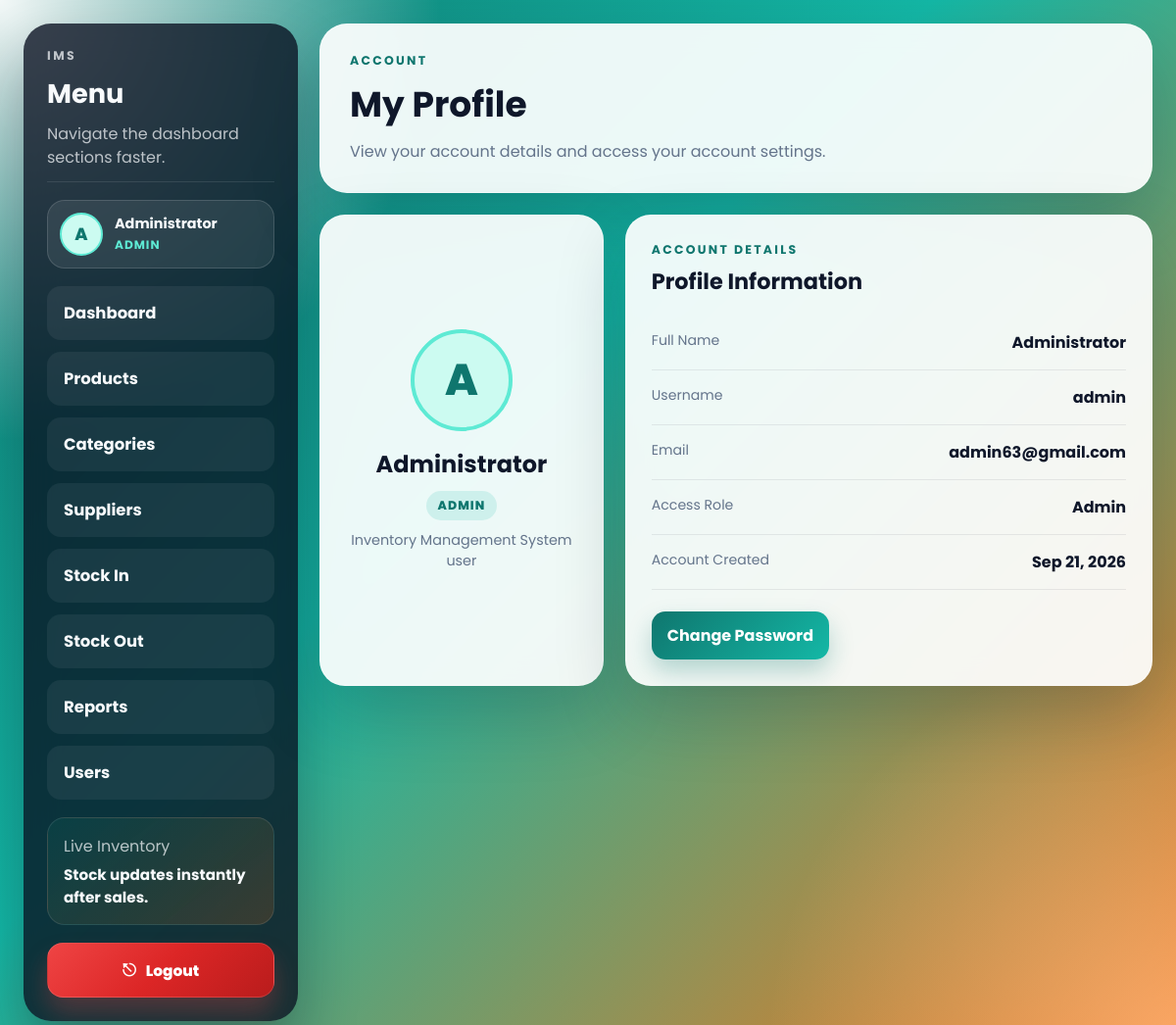
The app's page /profile/index.php (signed in) with its own data.
### tables this page shows
CREATE TABLE users (
    id          INT AUTO_INCREMENT PRIMARY KEY,
    username    VARCHAR(50) UNIQUE NOT NULL,
    password    VARCHAR(255) NOT NULL,           
    full_name   VARCHAR(100) NOT NULL,
    email       VARCHAR(100),
    role        ENUM('admin','staff') NOT NULL DEFAULT 'staff',  
    created_at  TIMESTAMP DEFAULT CURRENT_TIMESTAMP,
    updated_at  TIMESTAMP DEFAULT CURRENT_TIMESTAMP ON UPDATE CURRENT_TIMESTAMP
);

### profile/index.php (the view, shortened to what this page needs)
<?php
require $_SERVER['DOCUMENT_ROOT'] . '/Project_IMS/includes/db.php';
$stmt = $pdo->prepare("SELECT full_name, username, email, role, created_at FROM users WHERE id = ?");
$stmt->execute([$_SESSION['user_id']]);
$user = $stmt->fetch();
?>
<!DOCTYPE html>
<html lang="en">
<head>
    <link rel="stylesheet" href="/Project_IMS/assests/css/dashboard.css?v=<?= filemtime($_SERVER['DOCUMENT_ROOT'] . '/Project_IMS/assests/css/dashboard.css') ?>">
    <link rel="stylesheet" href="/Project_IMS/assests/css/sidebar-submenu.css">
</head>
<body>
    <div class="dashboard-layout">
        <aside class="sidebar">
            <div class="sidebar-brand">
                <p class="sidebar-kicker">IMS</p>
                <h2>Menu</h2>
                <p>Navigate the dashboard sections faster.</p>
            </div>
            <a class="sidebar-profile" href="/Project_IMS/profile/index.php" aria-current="page">
                <span class="sidebar-profile-avatar"><?= strtoupper(substr($user['full_name'], 0, 1)) ?></span>
                <span class="sidebar-profile-info">
                    <strong><?= htmlspecialchars($user['full_name']) ?></strong>
                    <span><?= htmlspecialchars(ucfirst($user['role'])) ?></span>
                </span>
            </a>
            <nav class="sidebar-nav" aria-label="Dashboard menu">
                <a href="/Project_IMS/dashboard.php">Dashboard</a>
                <a href="/Project_IMS/products/list.php">Products</a>
                <?php if ($_SESSION['role'] === 'admin'): ?>
                    <a href="/Project_IMS/categories/list.php">Categories</a>
                    <a href="/Project_IMS/suppliers/list.php">Suppliers</a>
                <?php endif; ?>
                <a href="/Project_IMS/transactions/stock_in.php">Stock In</a>
                <a href="/Project_IMS/transactions/stock_out.php">Stock Out</a>
                <a href="/Project_IMS/reports/index.php">Reports</a>
                <?php if ($_SESSION['role'] === 'admin'): ?>
                    <a href="/Project_IMS/users/list.php">Users</a>
                <?php endif; ?>
            </nav>
            <div class="sidebar-footer">
                <span>Live Inventory</span>
                <strong>Stock updates instantly after sales.</strong>
            </div>
            <a class="logout-btn" href="/Project_IMS/auth/logout.php">Logout</a>
        </aside>
        <main class="dashboard-shell profile-page-shell">
            <header class="dashboard-header">
                <div>
                    <p class="eyebrow">Account</p>
                    <h1>My Profile</h1>
                    <p class="subtitle">View your account details and access your account settings.</p>
                </div>
            </header>
            <section class="profile-layout">
                <article class="panel profile-hero-card">
                    <div class="profile-large-avatar"><?= strtoupper(substr($user['full_name'], 0, 1)) ?></div>
                    <h2><?= htmlspecialchars($user['full_name']) ?></h2>
                    <span class="profile-role-badge"><?= htmlspecialchars(ucfirst($user['role'])) ?></span>
                    <p>Inventory Management System user</p>
                </article>
                <article class="panel profile-details-card">
                    <div class="panel-head">
                        <div>
                            <p class="panel-tag">Account Details</p>
                            <h2>Profile Information</h2>
                        </div>
                    </div>
                    <dl class="profile-details-list">
                        <div>
                            <dt>Full Name</dt>
                            <dd><?= htmlspecialchars($user['full_name']) ?></dd>
                        </div>
                        <div>
                            <dt>Username</dt>
                            <dd><?= htmlspecialchars($user['username']) ?></dd>
                        </div>
                        <div>
                            <dt>Email</dt>
                            <dd><?= htmlspecialchars($user['email'] ?: 'Not provided') ?></dd>
                        </div>
                        <div>
                            <dt>Access Role</dt>
                            <dd><?= htmlspecialchars(ucfirst($user['role'])) ?></dd>
                        </div>
                        <div>
                            <dt>Account Created</dt>
                            <dd><?= htmlspecialchars(date('M d, Y', strtotime($user['created_at']))) ?></dd>
                        </div>
                    </dl>
                    <a class="primary-btn profile-password-btn" href="/Project_IMS/profile/change_password.php">Change Password</a>
                </article>
            </section>
        </main>
    </div>
</body>
</html>

### records on screen
users: full_name "A", full_name "Administrator", role "ADMIN", username "admin", email "admin63@gmail.com", role "Admin", created_at "Sep 21, 2026"
